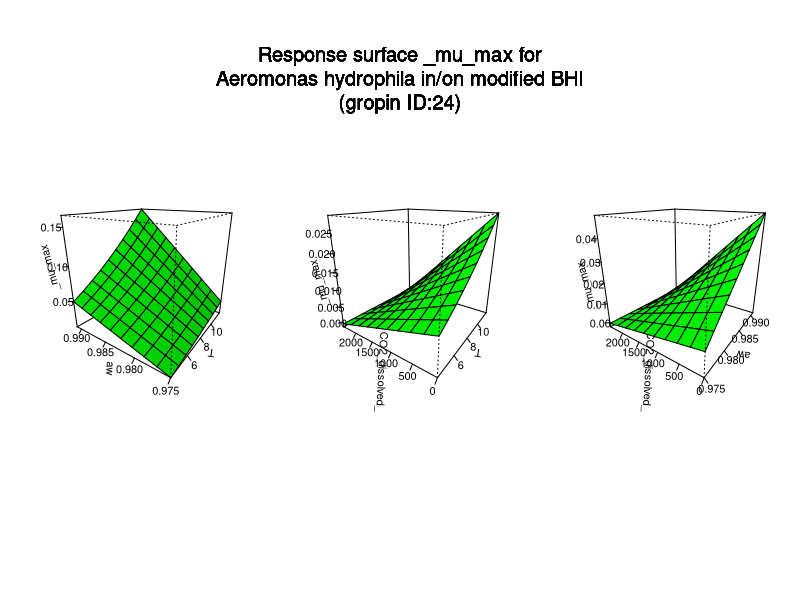

This figure's R source:
#############################
# start of Parameter script
#############################
T <- seq(4.004,11.988011988012,length.out=10)
aw <- seq(0.974974,0.991008991008991,length.out=10)
CO2_dissolved_ <- seq(0,2408.59140859141,length.out=10)
#############################
# end of Parameter script
#############################
############################# 
# start of Model script Gropin ID 24 
#############################
 
# constant coefficients for this model
b <- 1.17e-05
awmin <- 0.9715
Tmin <- -5.68
CO2max <- 2300
 
variables <- data.frame(T,aw,CO2_dissolved_)
argumentsPar <- unique.data.frame(expand.grid(variables))
 
# heart of the model
response_surface <- function(T,aw,CO2_dissolved_) {
   mumax <-(b*(aw-awmin)*(CO2max-CO2_dissolved_)*((T-Tmin)^2))

	return(mumax=mumax)
} 

# output parameters
responseSurface <- cbind(argumentsPar,response_surface(argumentsPar['T'],argumentsPar['aw'],argumentsPar['CO2_dissolved_']))
colnames(responseSurface) <- c(colnames(argumentsPar),'mumax')
#############################
# End of Model script
#############################
############################# 
# start of Visualisation script Gropin ID 24 
#############################
titleText <-'Response surface _mu_max for
Aeromonas hydrophila in/on modified BHI
(gropin ID:24)'
argPar1 <- unique.data.frame(expand.grid(T,aw))
argPar2 <- unique.data.frame(expand.grid(T,CO2_dissolved_))
argPar3 <- unique.data.frame(expand.grid(aw,CO2_dissolved_))
z1 <- matrix(unlist(response_surface(T = argPar1[1],aw = argPar1[2],CO2_dissolved_ = CO2_dissolved_[1])),nrow=10)
z2 <- matrix(unlist(response_surface(T = argPar2[1],CO2_dissolved_ = argPar2[2],aw = aw[1])),nrow=10)
z3 <- matrix(unlist(response_surface(aw = argPar3[1],CO2_dissolved_ = argPar3[2],T = T[1])),nrow=10)
# adding precaution if response surface is zero
myZLim1 <- range(z1)
if(myZLim1[1] == myZLim1[2]) myZLim1[2] <- myZLim1[2]+1
myZLim2 <- range(z2)
if(myZLim2[1] == myZLim2[2]) myZLim2[2] <- myZLim2[2]+1
myZLim3 <- range(z3)
if(myZLim3[1] == myZLim3[2]) myZLim3[2] <- myZLim3[2]+1
if(length(T)>1 & length(aw)>1 & length(CO2_dissolved_)>1) {
	par(mfrow = c(1,3))
	persp(T,aw,z1,col = 'green',xlab='T',ylab='aw',zlab='_mu_max',zlim=myZLim1,theta=305,phi=20,shade=0.25,ticktype = 'detailed')
	persp(T,CO2_dissolved_,z2,col = 'green',xlab='T',ylab='CO2_dissolved_',zlab='_mu_max',zlim=myZLim2,theta=305,phi=20,shade=0.25,ticktype = 'detailed')
	persp(aw,CO2_dissolved_,z3,col = 'green',xlab='aw',ylab='CO2_dissolved_',zlab='_mu_max',zlim=myZLim3,theta=305,phi=20,shade=0.25,ticktype = 'detailed')
	mtext(titleText,outer=T,  cex=1.2, line=-8.5, side=3)
} else {
		myPars <- unique.data.frame(expand.grid(T,aw,CO2_dissolved_))
		myZ <-matrix(unlist(response_surface(myPars[,1],myPars[,2],myPars[,3])),nrow=10)
		myZLim <- range(myZ)
if(myZLim[1] == myZLim[2]) myZLim[2] <- myZLim[2]+1
	if(length(CO2_dissolved_)==1) {
		persp(T,aw,myZ,col = 'green',xlab='T',ylab='aw',zlab='_mu_max',main=titleText,sub=paste('other variable: CO2_dissolved_ =',round(CO2_dissolved_,digits = 2)),zlim=myZLim,theta=305,phi=20,shade=0.25,ticktype = 'detailed')
	}
	if(length(aw)==1) {
		persp(T,CO2_dissolved_,myZ,col = 'green',xlab='T',ylab='CO2_dissolved_',zlab='_mu_max',main=titleText,sub=paste('other variable: aw =',round(aw,digits = 2)),zlim=myZLim,theta=305,phi=20,shade=0.25,ticktype = 'detailed')
	}
	if(length(T)==1) {
		persp(aw,CO2_dissolved_,myZ,col = 'green',xlab='aw',ylab='CO2_dissolved_',zlab='_mu_max',main=titleText,sub=paste('other variable: T =',round(T,digits = 2)),zlim=myZLim,theta=305,phi=20,shade=0.25,ticktype = 'detailed')
	}
}
#############################
# End of Visualisation script
#############################
